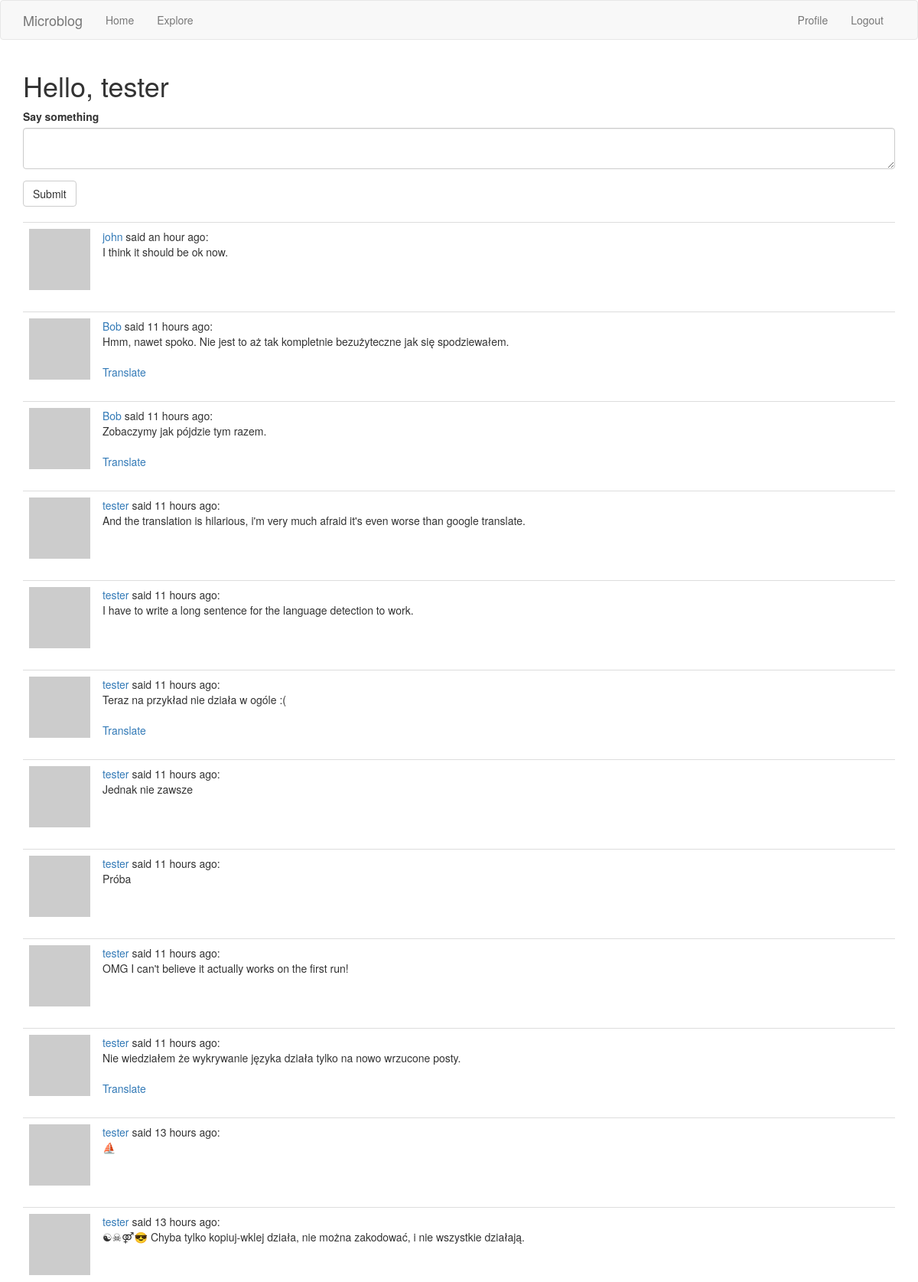
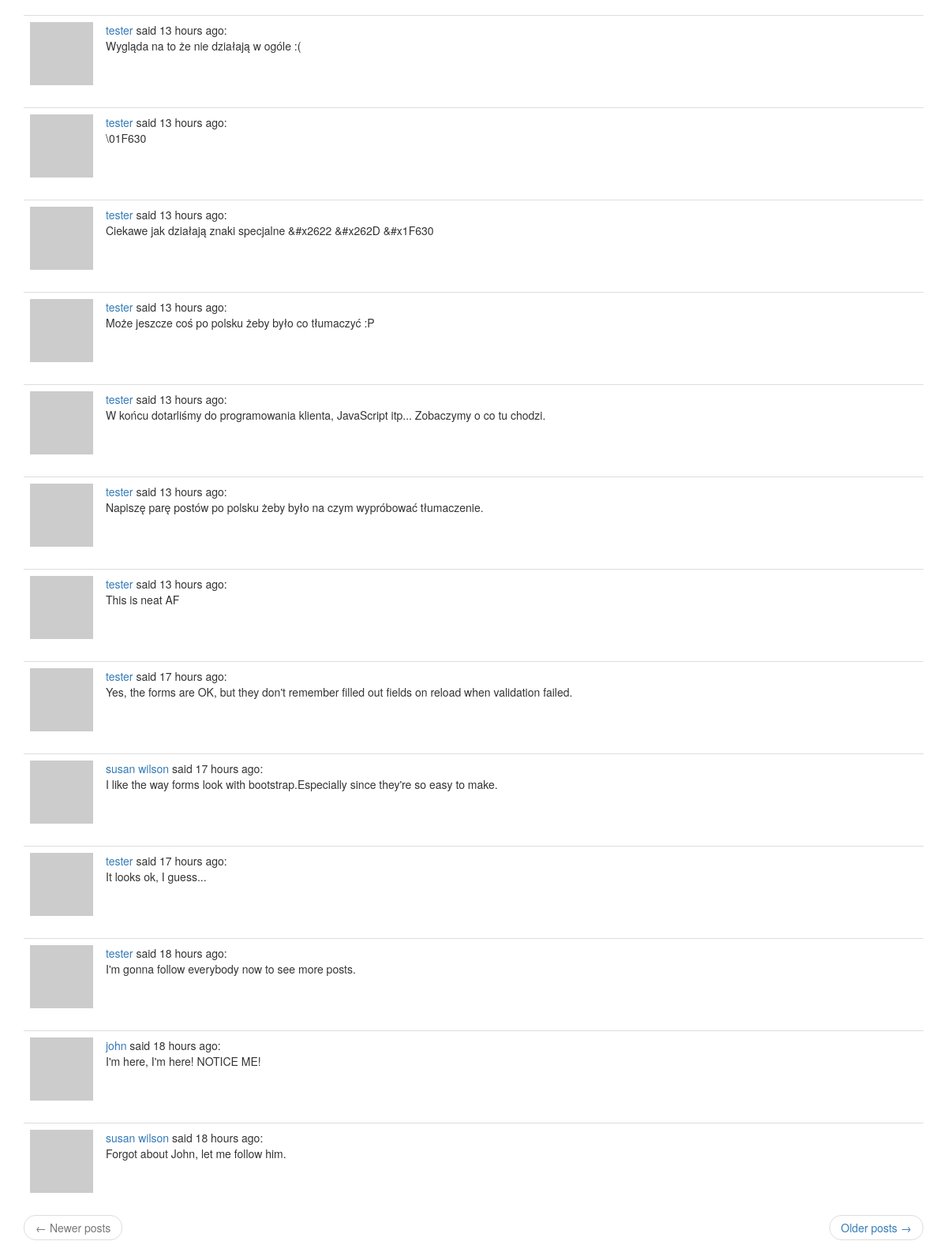
Page /index (signed in) on the committed database (2 pictures, top to bottom).
### app/models.py (models this page shows, shortened)
class User(UserMixin, db.Model):
    id = db.Column(db.Integer, primary_key=True)
    username = db.Column(db.String(64), index=True, unique=True)
    email = db.Column(db.String(120), index=True, unique=True)
    password_hash = db.Column(db.String(128))
    about_me = db.Column(db.String(140))
    last_seen = db.Column(db.DateTime, default=datetime.utcnow)
    posts = db.relationship('Post', backref='author', lazy='dynamic')
    followed = db.relationship(
        'User', secondary=followers,
        primaryjoin=(followers.c.follower_id == id),
        secondaryjoin=(followers.c.followed_id == id),
        backref=db.backref('followers', lazy='dynamic'), lazy='dynamic')
    def avatar(self, size):
        digest = md5(self.email.lower().encode('utf-8')).hexdigest()
        return 'https://www.gravatar.com/avatar/{}?d=retro&s={}'.format(
            digest, size)
    def followed_posts(self):
        followed = Post.query.join(
            followers,
            (followers.c.followed_id == Post.user_id)
        ).filter(followers.c.follower_id == self.id)
        own = Post.query.filter_by(user_id=self.id)
        return followed.union(own).order_by(Post.timestamp.desc())

class Post(db.Model):
    id = db.Column(db.Integer, primary_key=True)
    body = db.Column(db.String(140))
    timestamp = db.Column(db.DateTime, index=True, default=datetime.utcnow)
    user_id = db.Column(db.Integer, db.ForeignKey('user.id'))
    language = db.Column(db.String(5))

### app/main/routes.py (the view, shortened to what this page needs)
@app.route('/', methods=['GET', 'POST'])
@app.route('/index', methods=['GET', 'POST'])
@login_required
def index():
    form = PostForm()
    page = request.args.get('page', 1, type=int)
    posts = current_user.followed_posts().paginate(
        page, app.config['POSTS_PER_PAGE'], False)
    next_url = url_for('index', page=posts.next_num) \
        if posts.has_next else None
    prev_url = url_for('index', page=posts.prev_num) \
        if posts.has_prev else None
    return render_template('index.html', title=_('Home'), form=form,
                           posts=posts.items,
                           next_url=next_url, prev_url=prev_url)

### app/main/forms.py
class PostForm(FlaskForm):
    post = TextAreaField(_l('Say something'), validators=[
        DataRequired(), Length(min=1, max=140)])
    submit = SubmitField(_l('Submit'))

### app/main/routes.py (called while the page is built)
@app.before_request
def before_request():
    if current_user.is_authenticated:
        current_user.last_seen = datetime.utcnow()
        db.session.commit()
    g.locale = str(get_locale())

### app/models.py (called while the page is built)
@login.user_loader
def load_user(id):
    return User.query.get(int(id))

### app/main/templates/index.html
{% extends "base.html" %}
{% import 'bootstrap/wtf.html' as wtf %}
{% block app_content %}
  <h1>{{ _('Hello,') }} {{ current_user.username }}</h1>
  {% if form %}
    {{ wtf.quick_form(form) }}
    <br>
  {% endif %}
  {% for post in posts %}
    {% include '_post.html' %}
  {% endfor %}
  {% include '_page_nav.html' %}
{% endblock %}

### app/main/templates/base.html (shortened to what this page needs)
{% extends 'bootstrap/base.html' %}
{% block navbar %}
  <nav class="navbar navbar-default">
    <div class="container">
      <div class="navbar-header">
        <a class="navbar-brand" href="{{ url_for('index') }}">Microblog</a>
      </div>
      <div class="collapse navbar-collapse" id="bs-example-navbar-collapse-1">
        <ul class="nav navbar-nav">
          <li><a href="{{ url_for('index') }}">{{ _('Home') }}</a></li>
          <li><a href="{{ url_for('explore') }}">{{ _('Explore') }}</a></li>
        </ul>
        <ul class="nav navbar-nav navbar-right">
          {% if current_user.is_anonymous %}
            <li><a href="{{ url_for('login') }}">{{ _('Login') }}</a></li>
          {% else %}
            <li><a href="{{ url_for('user', username=current_user.username) }}">{{ _('Profile') }}</a></li>
            <li><a href="{{ url_for('logout') }}">{{ _('Logout') }}</a></li>
          {% endif %}
        </ul>
      </div>
    </div>
  </nav>
{% endblock %}
{% block content %}
  <div class="container">
    {% block app_content %}{% endblock %}
  </div>
{% endblock %}

### app/main/templates/_post.html
<table class="table table-hover">
  <tr>
    <td width="40px"><img src="{{ post.author.avatar(40) }}"></td>
    <td>
      <a href="{{ url_for('user', username=post.author.username) }}">
        {{ post.author.username }}
      </a>
      {{ _('said') }} {{ moment(post.timestamp).fromNow() }}:
      <br>
      <span id="post{{ post.id }}">{{ post.body }}</span>
      {% if post.language and post.language != g.locale %}
        <br><br>
        <span id="translation{{ post.id }}">
          <a href="javascript:translate(
                                '#post{{ post.id }}',
                                '#translation{{ post.id }}',
                                '{{ post.language }}',
                                '{{ g.locale }}');">{{ _('Translate') }}</a>
        </span>
      {% endif %}
    </td>
  </tr>
</table>

### app/main/templates/_page_nav.html
<nav aria-label="...">
  <ul class="pager">
    <li class="previous{% if not prev_url %} disabled{% endif %}">
      <a href="{{ prev_url or '#' }}">
        <span aria-hidden="true">&larr;</span> {{ _('Newer posts') }}
      </a>
    </li>
    <li class="next{% if not next_url %} disabled{% endif %}">
      <a href="{{ next_url or '#' }}">
        {{ _('Older posts') }} <span aria-hidden="true">&rarr;</span>
      </a>
    </li>
  </ul>
</nav>

### rows in the picture
User: username "tester"
Post: author.username "john", timestamp "an hour ago", body "I think it should be ok now."
Post: author.username "Bob", timestamp "11 hours ago", body "Hmm, nawet spoko. Nie jest to aż tak kompletnie bezużyteczne jak się spodziewałem."
Post: author.username "Bob", timestamp "11 hours ago", body "Zobaczymy jak pójdzie tym razem."
Post: author.username "tester", timestamp "11 hours ago", body "And the translation is hilarious, i'm very much afraid it's even worse than google translate."
Post: author.username "tester", timestamp "11 hours ago", body "I have to write a long sentence for the language detection to work."
Post: author.username "tester", timestamp "11 hours ago", body "Teraz na przykład nie działa w ogóle :("
Post: author.username "tester", timestamp "11 hours ago", body "Jednak nie zawsze"
Post: author.username "tester", timestamp "11 hours ago", body "Próba"
Post: author.username "tester", timestamp "11 hours ago", body "OMG I can't believe it actually works on the first run!"
Post: author.username "tester", timestamp "11 hours ago", body "Nie wiedziałem że wykrywanie języka działa tylko na nowo wrzucone posty."
Post: author.username "tester", timestamp "13 hours ago", body "⛵"
Post: author.username "tester", timestamp "13 hours ago", body "☯☠⚤😎 Chyba tylko kopiuj-wklej działa, nie można zakodować, i nie wszystkie działają."
Post: author.username "tester", timestamp "13 hours ago", body "Wygląda na to że nie działają w ogóle :("
Post: author.username "tester", timestamp "13 hours ago", body "\\01F630"
Post: author.username "tester", timestamp "13 hours ago", body "Ciekawe jak działają znaki specjalne &#x2622 &#x262D &#x1F630"
Post: author.username "tester", timestamp "13 hours ago", body "Może jeszcze coś po polsku żeby było co tłumaczyć :P"
Post: author.username "tester", timestamp "13 hours ago", body "W końcu dotarliśmy do programowania klienta, JavaScript itp... Zobaczymy o co tu chodzi."
Post: author.username "tester", timestamp "13 hours ago", body "Napiszę parę postów po polsku żeby było na czym wypróbować tłumaczenie."
Post: author.username "tester", timestamp "13 hours ago", body "This is neat AF"
Post: author.username "tester", timestamp "17 hours ago", body "Yes, the forms are OK, but they don't remember filled out fields on reload when validation failed."
Post: author.username "susan wilson", timestamp "17 hours ago", body "I like the way forms look with bootstrap.Especially since they're so easy to make."
Post: author.username "tester", timestamp "17 hours ago", body "It looks ok, I guess..."
Post: author.username "tester", timestamp "18 hours ago", body "I'm gonna follow everybody now to see more posts."
Post: author.username "john", timestamp "18 hours ago", body "I'm here, I'm here! NOTICE ME!"
Post: author.username "susan wilson", timestamp "18 hours ago", body "Forgot about John, let me follow him."
